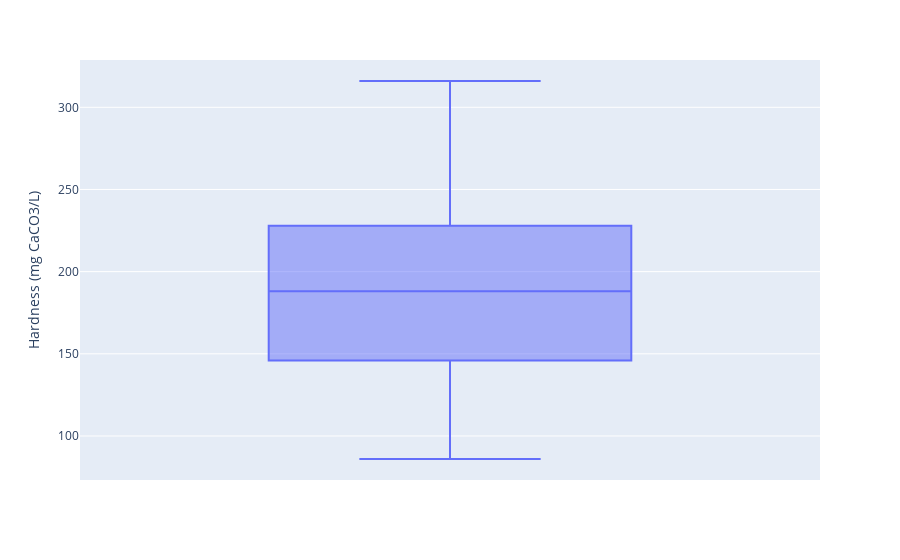

Notebook code cell kept with this figure:
### Code cell
import plotly.express as px

fig = px.box(df, y="Hardness\n(mg CaCO3/L)")
fig.show()

### Figure 1 — Plotly figure (JSON) as saved in the notebook; plotly's stock layout.template omitted (floating-point values rounded to 4 significant figures; data arrays with more than 128 entries replaced by an {"elided": "..."} marker saying what was removed)
{"data": [{"alignmentgroup": "True", "hovertemplate": "Hardness\n(mg CaCO3/L)=%{y}<extra></extra>", "legendgroup": "", "marker": {"color": "#636efa"}, "name": "", "notched": false, "offsetgroup": "", "orientation": "v", "showlegend": false, "type": "box", "x0": " ", "xaxis": "x", "y": {"elided": "219 int values"}, "y0": " ", "yaxis": "y"}], "layout": {"autosize": true, "boxmode": "group", "legend": {"tracegroupgap": 0}, "margin": {"t": 60}, "xaxis": {"anchor": "y", "autorange": true, "domain": [0, 1], "range": [-0.5, 0.5], "type": "category"}, "yaxis": {"anchor": "x", "autorange": true, "domain": [0, 1], "range": [73.22, 328.8], "title": {"text": "Hardness\n(mg CaCO3/L)"}, "type": "linear"}}}
